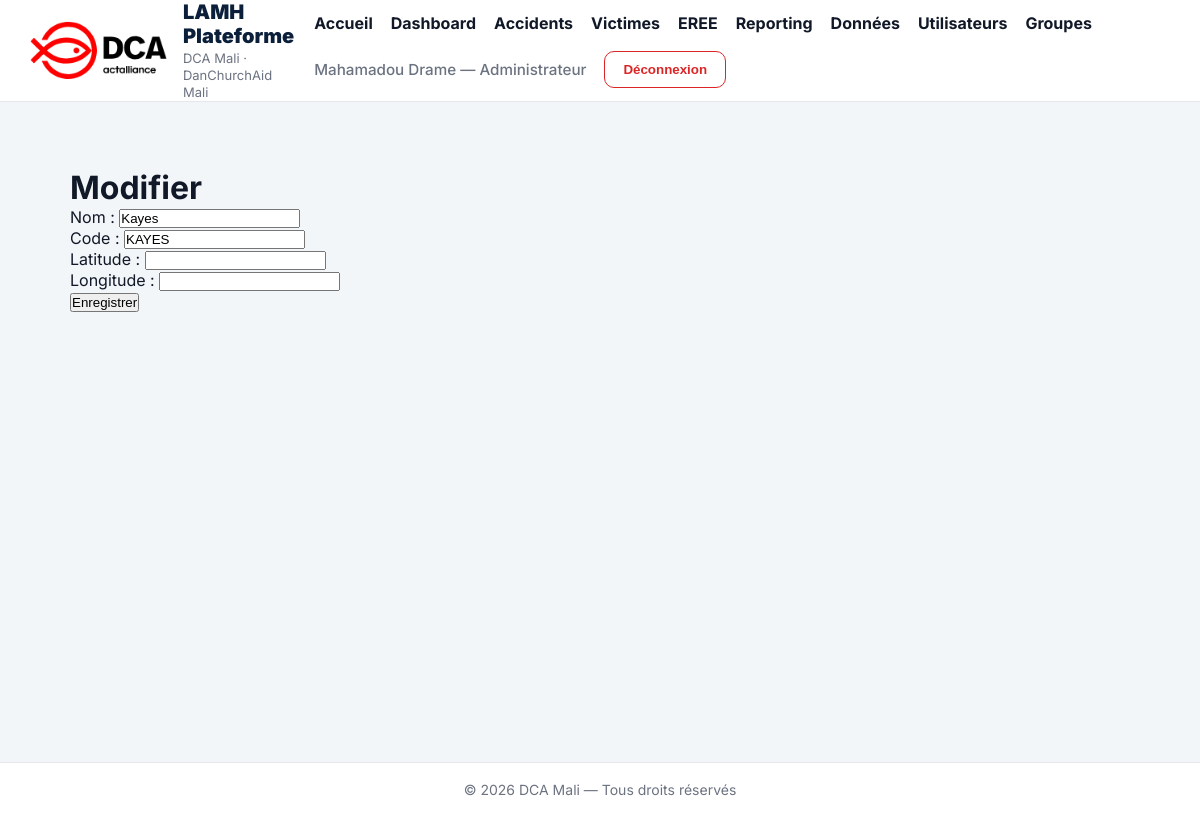
Screenshot of /data-management/regions/1/edit/ (signed in) with the database file from the repository.
### apps/accounts/models.py (models this page shows, shortened)
class User(AbstractUser):
    ROLE_ADMIN = "ADMIN"
    ROLE_SUPERVISOR = "SUPERVISOR"
    ROLE_PROJECT_MANAGER = "PROJECT_MANAGER"
    ROLE_TECH_VALIDATOR = "TECH_VALIDATOR"
    ROLE_TECH_VERIFIER = "TECH_VERIFIER"
    ROLE_DATA_ENTRY = "DATA_ENTRY"
    ROLE_VIEWER = "VIEWER"
    ROLE_CHOICES = [
        (ROLE_ADMIN, "Administrateur"),
        (ROLE_SUPERVISOR, "Superviseur"),
        (ROLE_PROJECT_MANAGER, "Project Manager"),
        (ROLE_TECH_VALIDATOR, "Validateur technique"),
        (ROLE_TECH_VERIFIER,"Verification technique"),
        (ROLE_DATA_ENTRY, "Agent de saisie"),
        (ROLE_VIEWER, "Lecteur"),
    ]
    role = models.CharField(
        max_length=30,
        choices=ROLE_CHOICES,
        default=ROLE_VIEWER,
    )
    region = models.ForeignKey(
        "geo.Region",
        on_delete=models.SET_NULL,
        null=True,
        blank=True,
    )
    cercle = models.ForeignKey(
        "geo.Cercle",
        on_delete=models.SET_NULL,
        null=True,
        blank=True,
    )
    commune = models.ForeignKey(
        "geo.Commune",
        on_delete=models.SET_NULL,
        null=True,
        blank=True,
    )
    must_change_password = models.BooleanField(
        default=True,
        verbose_name="Doit changer le mot de passe"
    )
    temporary_password_created_at = models.DateTimeField(
        null=True,
        blank=True,
        verbose_name="Date création mot de passe temporaire"
    )
    last_password_change = models.DateTimeField(
        null=True,
        blank=True,
        verbose_name="Dernier changement mot de passe"
    )
    failed_login_attempts = models.PositiveIntegerField(
        default=0,
        verbose_name="Tentatives échouées"
    )
    account_locked_until = models.DateTimeField(
        null=True,
        blank=True,
        verbose_name="Compte verrouillé jusqu'à"
    )
    created_at = models.DateTimeField(
        auto_now_add=True
    )
    updated_at = models.DateTimeField(
        auto_now=True
    )

### apps/geo/models.py (models this page shows, shortened)
class Region(models.Model):
    name = models.CharField("Nom", max_length=150)
    code = models.CharField("Code", max_length=20, unique=True)
    latitude = models.DecimalField(max_digits=10, decimal_places=7, null=True, blank=True)
    longitude = models.DecimalField(max_digits=10, decimal_places=7, null=True, blank=True)
    class Meta:
        ordering = ["name"]
        verbose_name = "Région"
        verbose_name_plural = "Régions"

### apps/core/views.py (the view)
# urls.py: path("data-management/regions/<int:pk>/edit/", views.edit_region, name="edit_region"),
@login_required
def edit_region(request, pk):
    region = get_object_or_404(Region, pk=pk)
    if request.method == "POST":
        form = RegionForm(request.POST, instance=region)
        if form.is_valid():
            form.save()
            return redirect("manage_regions")
    else:
        form = RegionForm(instance=region)
    return render(request, "core/edit_region.html", {"form": form, "region": region})

### templates/core/edit_region.html (shortened to what this page needs)
{% extends "base.html" %}
{% block content %}
<div style="padding:40px;max-width:900px;">
    <h1>Modifier</h1>
    <form method="post">
        {{ form.as_p }}
        <button type="submit">Enregistrer</button>
    </form>
</div>
{% endblock %}

### templates/base.html (shortened to what this page needs)
{% load static %}
<!DOCTYPE html>
<html lang="fr">
<head>
    <link rel="stylesheet" href="{% static 'css/app.css' %}">
</head>
<body>
<header class="topbar">
    <div class="container topbar-inner">
        <div class="brand">
            <img src="{% static 'img/dca_logo.png' %}"
                 alt="DCA Logo"
                 class="logo-navbar">
            <div class="brand-text">
                <div class="brand-title">
                    LAMH Plateforme
                </div>
                <div class="brand-subtitle">
                    DCA Mali · DanChurchAid Mali
                </div>
            </div>
        </div>
        <nav class="nav">
            <a href="{% url 'home' %}" class="nav-link">
                Accueil
            </a>
            <a href="{% url 'dashboard' %}" class="nav-link">
                Dashboard
            </a>
            {% if user.is_authenticated %}
                <a href="{% url 'accident_list' %}" class="nav-link">
                    Accidents
                </a>
                <a href="{% url 'victim_list' %}" class="nav-link">
                    Victimes
                </a>
                <a href="{% url 'eree_list' %}" class="nav-link">
                    EREE
                </a>
                <a href="{% url 'reporting:reporting_home' %}" class="nav-link">
                    Reporting
                </a>
                <a href="{% url 'data_management' %}" class="nav-link">Données</a>
                {% if user.role == "ADMIN" %}
                    <a href="{% url 'admin_users' %}" class="nav-link">
                        Utilisateurs
                    </a>
                    <a href="{% url 'admin_groups' %}" class="nav-link">
                        Groupes
                    </a>
                {% endif %}
                <span class="nav-user">
                    {{ user.get_full_name|default:user.username }}
                    {% if user.role %}
                        — {{ user.get_role_display|default:user.role }}
                    {% endif %}
                </span>
                <form method="post"
                      action="{% url 'logout' %}"
                      class="logout-form">
                    <button type="submit"
                            class="btn btn-outline-light">
                        Déconnexion
                    </button>
                </form>
            {% else %}
                <a href="{% url 'login' %}"
                   class="btn btn-light">
                    Connexion
                </a>
            {% endif %}
        </nav>
    </div>
</header>
<main class="page">
    <div class="container">
        {% block content %}
        {% endblock %}
    </div>
</main>
<footer class="footer">
    <div class="container footer-inner footer-center">
        © 2026 DCA Mali — Tous droits réservés
    </div>
</footer>
</body>
</html>

### static/css/app.css (style rules this page uses)
:root { --primary: #b32025; --primary-dark: #8f1a1f; --bg: #f4f6f8; --surface: #ffffff; --text: #1f2937; --muted: #6b7280; --border: #e5e7eb; --topbar: #ffffff; --topbar-border: #d9dee5; --shadow: 0 8px 24px rgba(15, 23, 42, 0.08); --radius: 14px; --container: 1180px; }
* { box-sizing: border-box; }
body { margin: 0; font-family: Arial, Helvetica, sans-serif; background: var(--bg); color: var(--text); }
a { text-decoration: none; }
.container { width: min(var(--container), calc(100% - 32px)); margin: 0 auto; }
.topbar { background: var(--topbar); border-bottom: 1px solid var(--topbar-border); position: sticky; top: 0; z-index: 1000; }
.topbar-inner { min-height: 76px; display: flex; align-items: center; justify-content: space-between; gap: 18px; }
.brand { display: flex; align-items: center; gap: 14px; }
.brand-title { font-size: 1.15rem; font-weight: 700; line-height: 1.2; }
.brand-subtitle { font-size: 0.9rem; color: var(--muted); margin-top: 2px; }
.nav { display: flex; align-items: center; gap: 14px; flex-wrap: wrap; }
.nav-link { color: var(--text); font-weight: 600; }
.nav-user { color: var(--muted); font-size: 0.95rem; }
.page { padding: 34px 0 50px; }
.btn { display: inline-flex; align-items: center; justify-content: center; border-radius: 10px; padding: 11px 18px; font-weight: 700; border: none; cursor: pointer; transition: 0.2s ease; }
.btn-outline-light { background: transparent; color: var(--primary); border: 1px solid var(--primary); }
.logout-form { display: inline; }
.footer { margin-top: 40px; background: #ffffff; border-top: 1px solid var(--border); padding: 18px 0; }
.footer-inner { display: flex; justify-content: space-between; gap: 20px; color: var(--muted); font-size: 0.92rem; }
.footer-center { justify-content: center; text-align: center; }
.logo-navbar { height:38px; width:auto; object-fit:contain; }
.brand { display:flex; align-items:center; gap:10px; }

### templates/base.html (style rules this page uses)
* { margin:0; padding:0; box-sizing:border-box; }
body { font-family:'Inter', sans-serif; background:#f3f6f9; color:#111827; }
a { text-decoration:none; }
.container { width:95%; max-width:1500px; margin:auto; }
.topbar { background:white; border-bottom:1px solid #e5e7eb; position:sticky; top:0; z-index:1000; }
.topbar-inner { display:flex; justify-content:space-between; align-items:center; min-height:86px; gap:20px; }
.brand { display:flex; align-items:center; gap:16px; }
.logo-navbar { height:58px; width:auto; }
.brand-title { font-size:20px; font-weight:900; color:#0b1f3a; }
.brand-subtitle { font-size:13px; color:#6b7280; line-height:1.3; }
.nav { display:flex; align-items:center; gap:18px; flex-wrap:wrap; }
.nav-link { font-weight:700; color:#111827; transition:0.2s; position:relative; }
.nav-user { color:#6b7280; font-weight:500; }
.btn { display:inline-flex; align-items:center; justify-content:center; padding:10px 18px; border-radius:10px; font-weight:700; border:none; cursor:pointer; transition:0.2s; }
.btn-outline-light { background:transparent; border:1px solid #dc2626; color:#dc2626; }
.page { min-height:calc(100vh - 170px); padding:26px 0; }
.footer { background:white; border-top:1px solid #e5e7eb; padding:18px 0; margin-top:30px; }
.footer-inner { color:#6b7280; font-size:14px; }
.footer-center { text-align:center; }

### rows the page displays
User: get_full_name "Mahamadou Drame", role "Administrateur"
Region: name "Kayes", code "KAYES"
